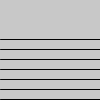
Frame 1 (no input)
Frame 60 (the mouse pressed at the canvas centre just before this capture): identical to frame 1, image omitted
Frame 120 (the mouse held since frame 60 and released just before this capture): identical to frame 1, image omitted

The Processing sketch that drew this single still picture (run headless with seeded random() and noise(); from frame 60 on, the mouse is pressed at the canvas centre):

// Processing sketch: L5_1b
// ── L5_1b.pde
void setup() {
  size(100, 100);
}


void draw() {
  background(200);
  int a = 99;  
  while (a > 31) {
    line(0, a, 100, a);
    a = a - 10;
  }
}
